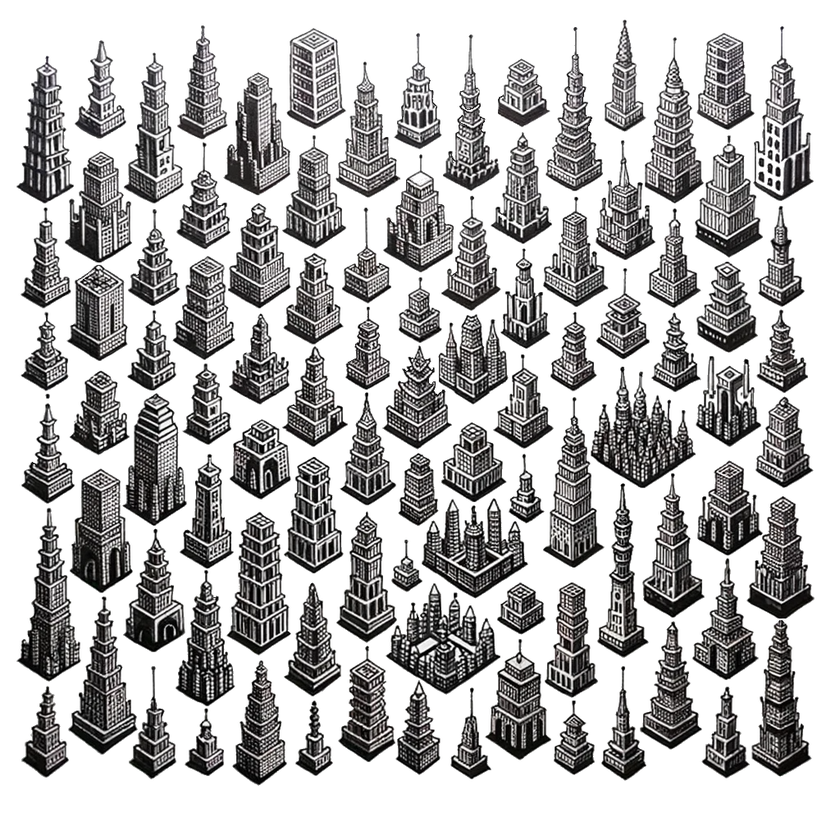
#> input picture media/concept_art/towers_pattern_manual_preprocess.png, 840 x 840 px, shrunk from 1024 x 1024 before the run, found by its file name
$ python debug_segmentation1.py
#> lines starting #> are read from the running program, lines starting #| are printed output that depends on the picture; after the words box and inside, x2 and y2 are one past the last pixel; in counts of white or black regions, pixels touching at a corner belong together
import cv2
import numpy as np
import os

def debug_towers_segmentation(input_path, debug_output_path):
    # Load the image in grayscale
    image = cv2.imread(input_path, cv2.IMREAD_GRAYSCALE)
#> image: shape (840, 840); min 0, max 255, mean 182.2
    color_image = cv2.cvtColor(image, cv2.COLOR_GRAY2BGR)  # Convert to color for debugging

    # Threshold the image to binary using Otsu's method
    _, binary = cv2.threshold(image, 0, 255, cv2.THRESH_BINARY_INV + cv2.THRESH_OTSU)
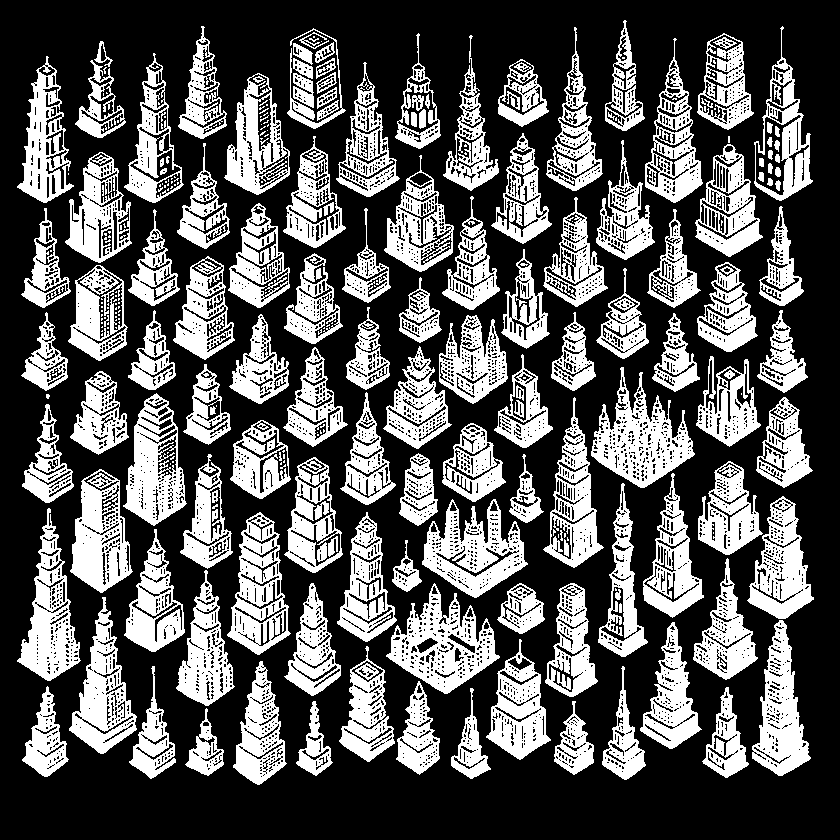
#> binary: shape (840, 840); 34.7% white; 298 white regions (147 under 20 px)

    # Refine binary image
    kernel = np.ones((1,1),np.uint8)
    eroded = cv2.erode(binary, kernel, iterations = 1)
    refined_binary = cv2.dilate(eroded, kernel, iterations = 1)

    # Find contours on the refined binary image
    contours, _ = cv2.findContours(refined_binary, cv2.RETR_EXTERNAL, cv2.CHAIN_APPROX_SIMPLE)
#> contours = 114 contours, 8 with area under 20; largest, box (x1, y1, x2, y2) and area: (386, 583, 500, 694) 6406, (591, 367, 695, 488) 5980, (422, 499, 528, 598) 5720, (227, 512, 291, 655) 5572, (123, 393, 187, 526) 5392

    # Filter out small contours
    min_area = 150
    contours = [c for c in contours if cv2.contourArea(c) > min_area]
#> contours = 104 contours; largest, box (x1, y1, x2, y2) and area: (386, 583, 500, 694) 6406, (591, 367, 695, 488) 5980, (422, 499, 528, 598) 5720, (227, 512, 291, 655) 5572, (123, 393, 187, 526) 5392

    # For each contour, draw it on the color_image
    for idx, contour in enumerate(contours):
        color = tuple(np.random.randint(0, 255, 3).tolist())  # Random color for each contour
        cv2.drawContours(color_image, [contour], -1, color, 2)

        # Get the center of the contour to place the text
        M = cv2.moments(contour)
        if M["m00"] != 0:  # Check to avoid division by zero
            cX = int(M["m10"] / M["m00"])
            cY = int(M["m01"] / M["m00"])
        else:
            cX, cY = 0, 0

        # Place the index on the tower
        cv2.putText(color_image, str(idx), (cX, cY), cv2.FONT_HERSHEY_SIMPLEX, 0.5, (0, 0, 255), 2)
#> this loop made 104 passes
#> (color, cX, cY) on passes 1 to 12: ((172, 47, 117), 205, 751), ((192, 67, 251), 573, 746), ((195, 103, 9), 314, 748), ((211, 21, 242), 469, 750), ((36, 87, 70), 725, 742), ((216, 88, 140), 45, 740), ((58, 193, 230), 418, 735), ((39, 87, 174), 623, 744), ((88, 81, 165), 152, 743), ((25, 77, 72), 260, 733), ((9, 148, 115), 367, 712), ((208, 243, 197), 518, 708)
#> (cX, cY) on passes 61 to 66: (99, 313), (727, 312), (204, 311), (313, 305), (524, 310), (672, 272)
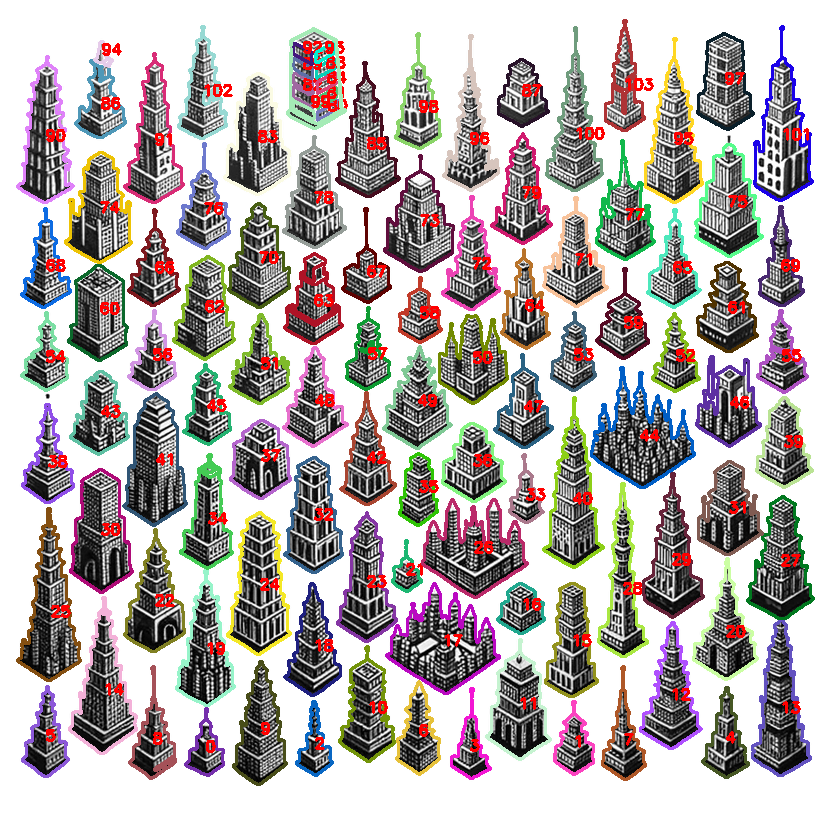
#> color_image: shape (840, 840, 3); mean B, G, R 177.5, 178.2, 185


    # Save the debug image
    cv2.imwrite(debug_output_path, color_image)
    print("Debug image generated!")

# Update paths accordingly
input_path = '../media/concept_art/towers_pattern_manual_preprocess.png'
debug_output_path = '../media/debug_images/debug_segmentation5.png'

debug_towers_segmentation(input_path, debug_output_path)
